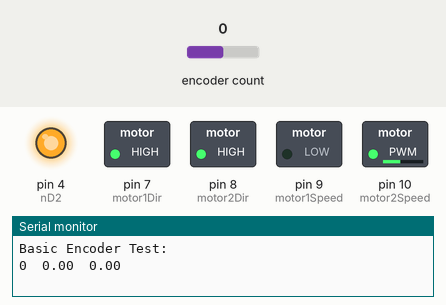
Simulated run of this sketch. Board: Arduino Uno, built with avr-gcc and run on an emulated ATmega328P. Shown: switched loads named in the sketch (green lamp = pin HIGH), output pins drawn as LEDs (lit = HIGH), the last lines printed to the serial monitor. Inputs (shaded band) come from the test bench; at power-on: encoder count 0.

Above: at 1.2 s.
1.3 s: encoder count set to 1
At 2.0 s:
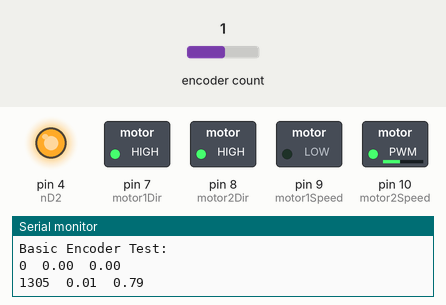
2.8 s: encoder count set to 5
At 4.2 s:
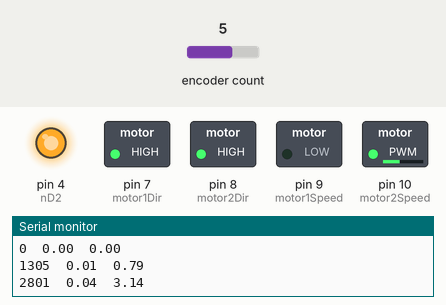
Timing chart, 0 to 5.8 s (numbered marks = the images above; inputs shaded):
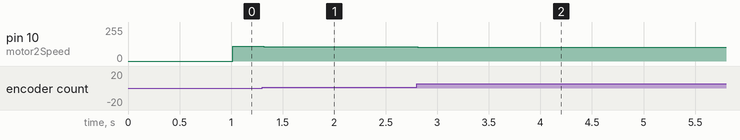

Measured:
- after the input at 1.3 s, pin 10 (motor2Speed): 109/255 → 108/255 at once
- after the input at 2.8 s, pin 10 (motor2Speed): 108/255 → 105/255 at once

The sketch:

motor_spin.ino
```cpp
// Includes the necessary libraries
#include <Encoder.h>
#include <math.h>
#include <Wire.h>
// Defines the address for the LCD screen
#define ADDRESS 0x08
// Defines the necessary constants for the motor
int nD2 = 4; // Motor Tristate
int motor1Dir = 7; //Better realized as Voltage Sign
int motor2Dir = 8; //Better reawlized as Voltage Sign
int motor1Speed = 9; //Better realized as Voltage of M1
int motor2Speed = 10; //Better realized as Voltage of M2
// This line defines a constant with the value of pi to be used throughout the program
const float pi = 3.1415926535898;
int nSF = 12; //Status Flag Indicator
// Defines global variables and sets them to initial values if required
long oldPosition  = -999;
double angularPositionNew;
double angularPositionOld;
double angularVelocity;

int data = 0;
int toSend;
long newPosition;
int controlResult = 0;
unsigned long currentTime = 0;
unsigned long oldTime;

// Defines constants necessary for the PI controller
const float Kp = 0.430620391450113;
const float Ki = 0.032853330385174;
// Variable that holds the position of where the motor should turn to
float thetaDesired = 0;
float totalError = 0;
float controlSignal;
int finalControlSignal;

// Defines the sampling period for the program
int samplePeriod = 10;

// Initializes the encoder
Encoder myEnc(2, 3);


void setup() {

  //Pins 4 Digital 4 - nD2 - triState
  pinMode(nD2, OUTPUT);

  //7,8 - Voltage Sign
  pinMode(motor1Dir, OUTPUT);
  pinMode(motor2Dir, OUTPUT);

  //9, 10 Motor Voltage
  pinMode(motor1Speed, OUTPUT);
  pinMode(motor2Speed, OUTPUT);

  //Pins 12 for input - nSF - Status flag indicator
  pinMode(nSF, INPUT);

  digitalWrite(nD2, HIGH);
  digitalWrite(motor1Dir, HIGH); //High for CW
  digitalWrite(motor2Dir, HIGH); //Low for CCW

  //analogWrite(motor1Speed, HIGH);
  //analogWrite(motor2Speed, HIGH);

  //Initializes the serial monitor and sets up the Arduino for I2C communication
  Serial.begin(9600);
  Wire.begin(ADDRESS);
  Serial.println("Basic Encoder Test:");
  Wire.onReceive(receiveData);
  Wire.onRequest(sendData);

}

void loop() {
  // Samples the current time
  currentTime = millis();

  // Code that runs a closed loop step response experiment with the hardware
  if(currentTime < 1000){
    //Anolog write for pin 9
    analogWrite(motor2Speed, 0);
  }else{
    //Anolog write for pin 9
    analogWrite(motor2Speed, controlResult);
    thetaDesired = 1;
  }

  // This line can replace the entire if-else structure above if you want the system to behave as it should for the demonstration
  //analogWrite(motor2Speed, controlResult);

  //4.4
  // Reads the current position of the encoder
  newPosition = myEnc.read();
  // Updates the current position and velocity of the motor based on new data from the encoder
  if (newPosition != oldPosition) {
    oldPosition = newPosition;
    angularPositionNew = (newPosition * 2 * pi) / 3200;

    angularVelocity = ((angularPositionNew - angularPositionOld) / (samplePeriod)) * pow(10,3);
    angularPositionOld = angularPositionNew;

    // Data reporting for the step response experiment (to be pasted into MATLAB)
    Serial.print(currentTime);
    Serial.print("\t");
    Serial.print(angularPositionNew);
    Serial.print("\t");
    Serial.println(angularVelocity);
  }

  // Gives the new position to the PI controller to be used to determine the new PWM value
  controlResult = controller(angularPositionNew);

  // Ensures the program continues to operate at a constant sampling rate
  while(millis() < currentTime + samplePeriod){  }
}


void receiveData(int byteCount){
  // Reads in data over the I2C communication line when data is available
  while(Wire.available()){
    data = Wire.read();
    //Serial.println(data);
  }
  // Resets the total error term for the PI controller
  totalError = 0;

  // This maps the position of the Aruco image to a desired position for the wheel
  if(data == 1){                                  // If a 1 is received turn the wheel 2 pi radians
    thetaDesired = (2*pi)+angularPositionNew;
  }else if(data == 2){                            // If a 2 is received turn the wheel pi/2 radians
    thetaDesired = (pi/2)+angularPositionNew;
  }else if(data == 3){                            // If a 3 is received turn the wheel pi radians
    thetaDesired = (pi)+angularPositionNew;
  }else if(data == 4){                            // If a 4 is received turn the wheel  3*pi/2 radians
    thetaDesired = (3*pi/2)+angularPositionNew;
  }else if(data == 5){                            // If a 5 is received return the wheel to the 0 position
    // This is to result the wheel to the 0 position
    long currentPosition = myEnc.read();
    float currentAngularPosition = (currentPosition * 2* pi) / 3200;
    currentPosition = 3200 - (currentPosition % 3200);
    float angularPositionDesired = currentAngularPosition + ((currentPosition * 2 * pi) / 3200);
    thetaDesired = angularPositionDesired;
  }else{
    thetaDesired == 0;
  }
}

// This is the function that sends data over the I2C communication line
void sendData(){
  // Sends the current position in radians over the communication line to be displayed on the LCD screen
  toSend = 2*pi*(newPosition%3200) / 3200;
  Wire.write(toSend);
}


// This is the implementation of the PI controller
int controller(double angularPositionNew){
  // New error is used in the proportional term
  float newError = thetaDesired - angularPositionNew;
  // Total error is used in the integration term
  totalError += newError;
  // Calculates the new value based on the current and desired position
  controlSignal = (Kp*newError)  + (Ki*(samplePeriod/1000)*totalError);
  // Scales the result to the scale for PWM values
  finalControlSignal = controlSignal * 255;
  // Ensures the PWM signal stays within the proper bounds
  if(finalControlSignal > 255){
    finalControlSignal = 255;
  }else if(finalControlSignal < 0){
    finalControlSignal = 0;
  }
  return finalControlSignal;
}
```
